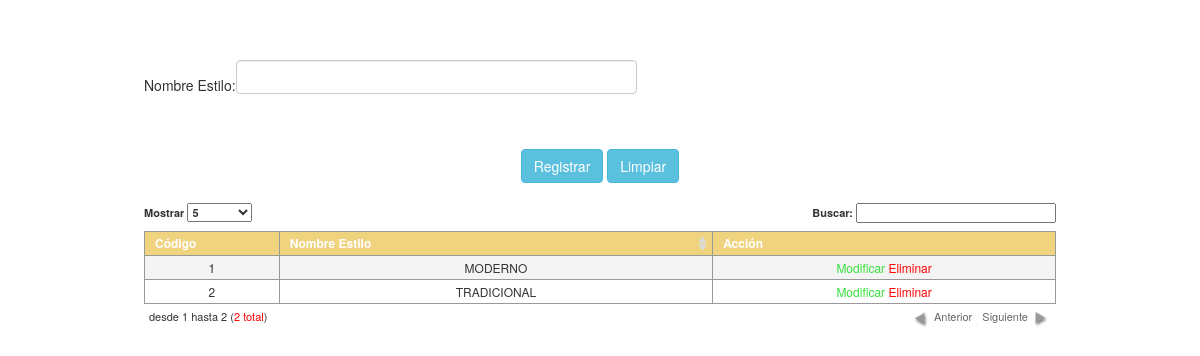
Screenshot of /vista/estilo.php with the database file from the repository.
### tables this page shows
CREATE TABLE `estilo` (
  `id_estilo` int(11) NOT NULL AUTO_INCREMENT,
  `nombre_estilo` varchar(25) DEFAULT NULL,
  PRIMARY KEY (`id_estilo`),
  KEY `id_estilo` (`id_estilo`)
);

### modelo/Conexion.php (called while the page is built, shortened)
<?php
class Conexion
{
    private static $_server   = 'localhost';
    private static $_user     = 'root';
    private static $_password = '123456';
    protected $bd             = 'wushu';
    private function _abrir_conn() {
        $this->_conn = new mysqli(self::$_server, self::$_user, self::$_password, $this->bd);
        if ((int) $this->_conn->connect_errno == 0) {
            $this->_state_conn = TRUE;
            $this->_conn->set_charset('utf8');
            return $this->_conn;
        }
    }
    public function _query($sql) {
        if ($this->_state_conn === TRUE) {
            $resultado = $this->_conn->query($sql);
            if($resultado){
                return $resultado;
            }else{
                return FALSE;
            }
        }
    }
    public function RetornarRegistros($sql) {
        $result = $this->_query($sql);
        if ($this->_state_conn === TRUE) {
             $count = $result->num_rows;
            if($count > 0){
            while ($row =$result->fetch_array()) {
                $rows[] = $row;
            }
            return $rows;
            }else{
                return FALSE;
            }
        }
    }
}

### vista/estilo.php (the view, shortened to what this page needs)
<?php
require_once '../modelo/Conexion.php';
$obj_conexion = new Conexion();
?>
<!DOCTYPE html>
<html>
    <head>
        <link href="../css/bootstrap.css" rel="stylesheet" media="screen"/>
        <link href="../css/estilos.css" rel="stylesheet" media="screen"/>
        <link href="../css/jquery.dataTables.css" rel="stylesheet" media="screen"/>
        <link href="../css/select2.css" rel="stylesheet" media="screen"/>
        <link href="../css/select2-bootstrap.css" rel="stylesheet" media="screen"/>
    </head>
    <body>
        <div style="margin-top: 5%;position: relative;display: block">
            <form id="frmestilo">
                <table width="912" border="0" align="center">
                    <tr>
                        <td width="92">Nombre Estilo:</td>
                        <td width="401">
                            <div id="d_estilo"  class="form-group">
                                <input type="text" style="background-color: #ffffff" class="form-control" id="nombre_estilo" name="nombre_estilo" value="" />
                            </div>
                        </td>
                        <td width="405" colspan="4">&nbsp;</td>
                    </tr>
                    <tr>
                        <td colspan="4">&nbsp;</td>
                    </tr>
                    <tr>
                        <td colspan="4">&nbsp;</td>
                    </tr>
                    <tr>
                        <td colspan="4" align="center">
                            <button type="button" id="ingresar" class="btn btn-info">Registrar</button>
                            <button type="button" id="limpiar" class="btn btn-info">Limpiar</button>
                        </td>
                    </tr>
                    <tr>
                        <td colspan="4" align="center">&nbsp;</td>
                    </tr>
                    <tr>
                        <td colspan="4" align="center">
                            <table border="0" id="tbl_estilo" class="dataTable">
                                <thead>
                                    <tr>
                                        <th>C&oacute;digo</th>
                                        <th>Nombre Estilo</th>
                                        <th>Acci&oacute;n</th>
                                    </tr>
                                </thead>
                                <tbody>
                                    <?php
                                    $sql                 = "SELECT  id_estilo, nombre_estilo FROM estilo";
                                    $resgistros          = $obj_conexion->RetornarRegistros($sql);
                                    $es_array = is_array($resgistros) ? TRUE : FALSE;
                                    if ($es_array == TRUE) {
                                        for ($i = 0; $i < count($resgistros); $i++) {
                                            ?>
                                            <tr>
                                                <td><?php echo $resgistros[$i]['id_estilo'] ?></td>
                                                <td><?php echo $resgistros[$i]['nombre_estilo'] ?></td>
                                                <td>
                                                    <span class="accion modificar">Modificar</span>
                                                    <span class="accion eliminar">Eliminar</span>
                                                </td>
                                            </tr>
                                            <?php
                                        }
                                    }
                                    ?>
                                </tbody>
                            </table>
                        </td>
                    </tr>
                    <tr>
                        <td colspan="4" align="center">&nbsp;</td>
                    </tr>
                </table>
            </form>
        </div>
    </body>
</html>

### css/estilos.css (style rules this page uses)
.modificar { color :#37df3c }
.eliminar { color :#FF0000; }
.accion { cursor: pointer; }

### vista/estilo.php (style rules this page uses)
body { background-color: transparent; }

### rows the page displays
estilo: id_estilo "1", nombre_estilo "MODERNO"
estilo: id_estilo "2", nombre_estilo "TRADICIONAL"
